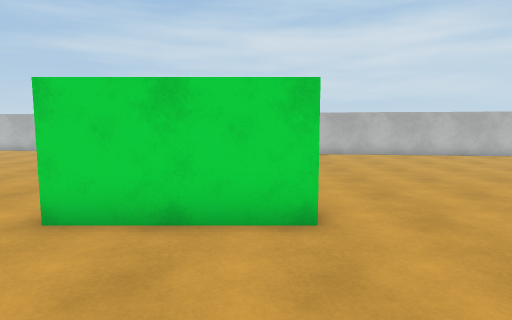
[1] (above)

24 first-person views from a walk through a Unity game level. The camera is 1.5 m above the floor, tilts 6° down and sees 75° across. The floor is counted in squares, 1 m on a side. Each view is taken from the middle of a square. On the plan, view 1 faces up. The plan holds only what a view shows up to about 15 squares ahead; the rest is blank. The place goes on beyond the plan. The player character is not drawn. Surface patterns are stand-ins for the level's own textures.

[2]
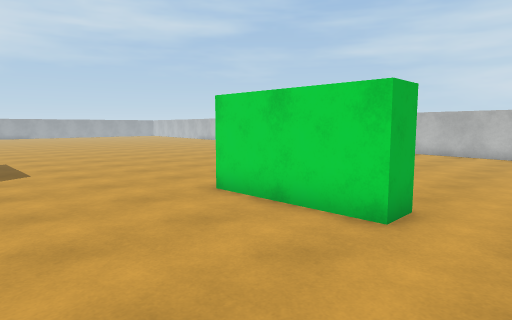

[3]
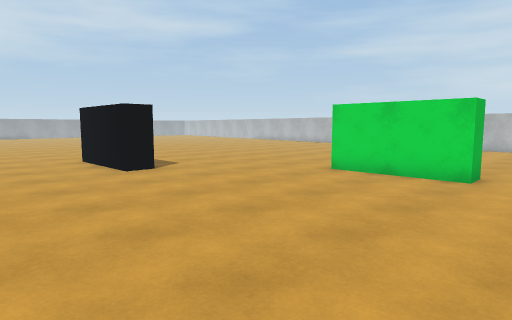

[4]
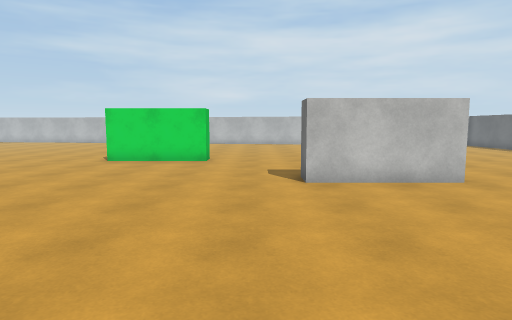

[5]
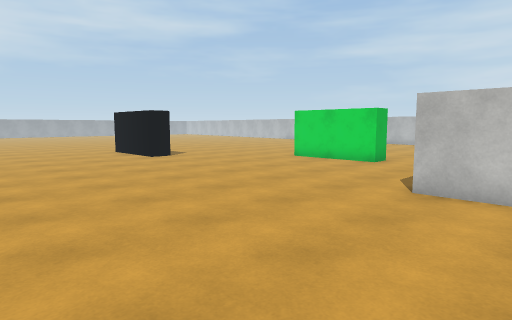

[6]
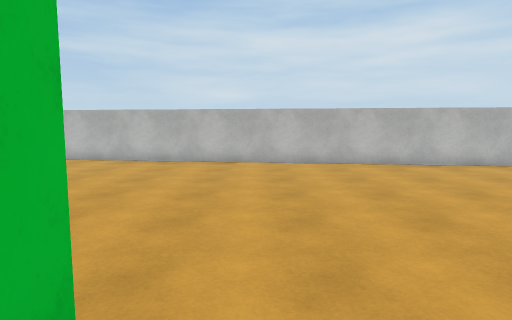

[7]
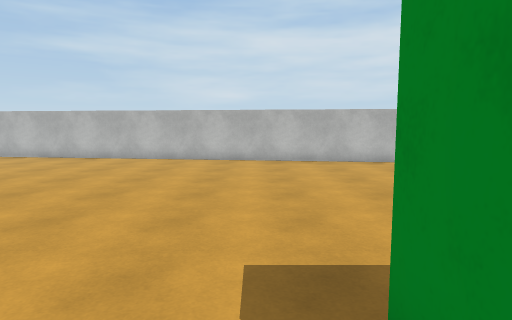

[8]
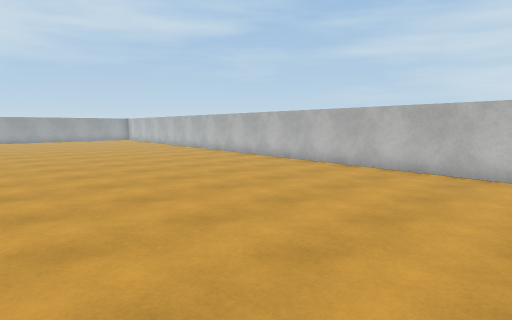

[9]
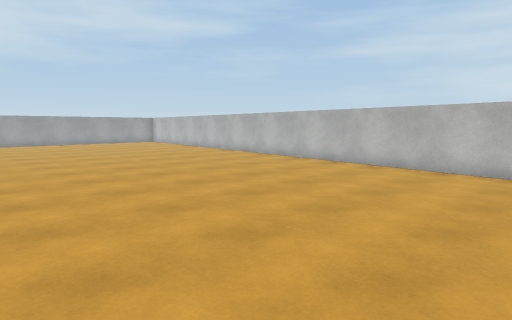

[10]
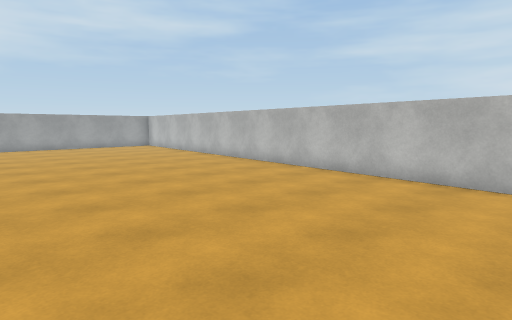

[11]
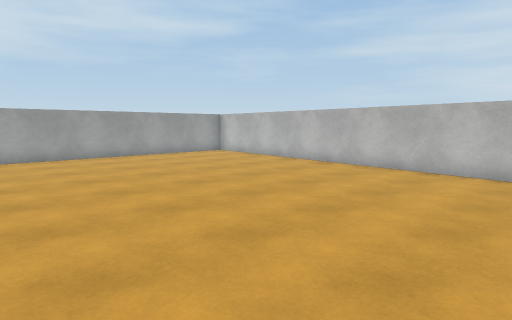

[12]
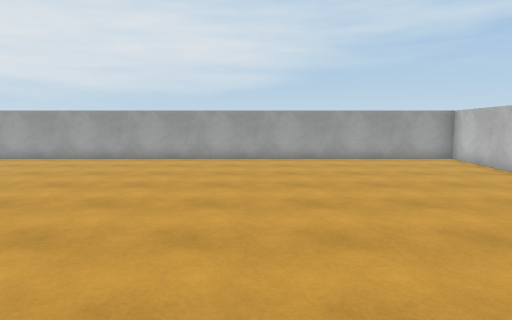

[13]
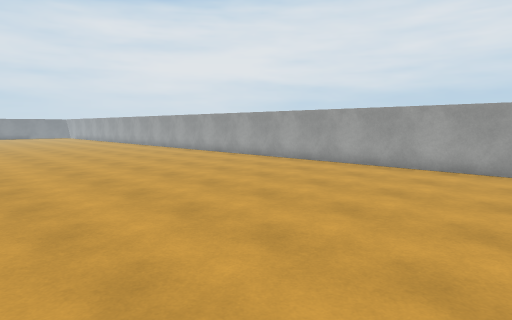

[14]
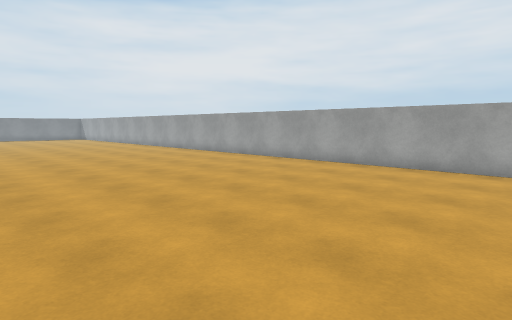

[15]
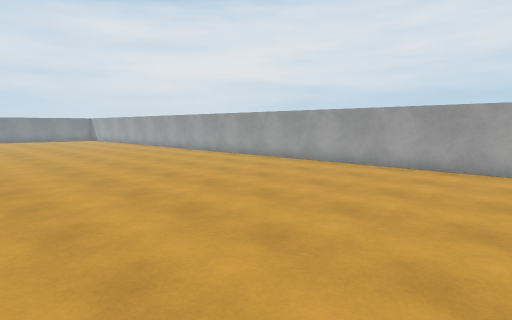

[16]
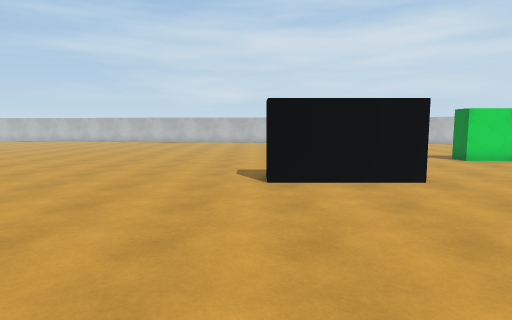

[17]
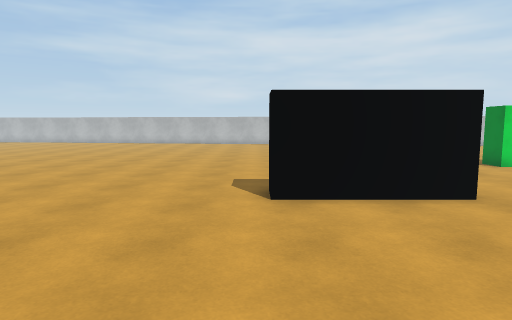

[18]
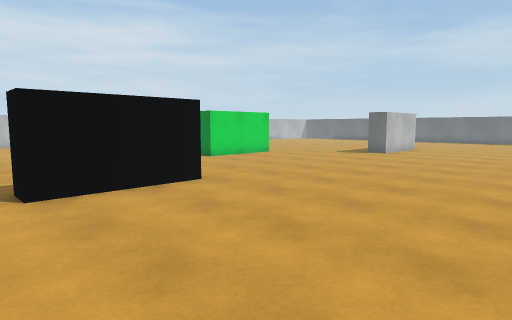

[19]
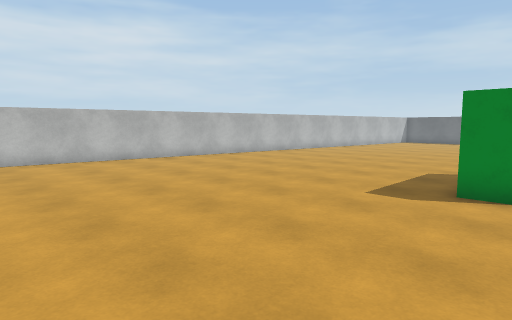

[20]
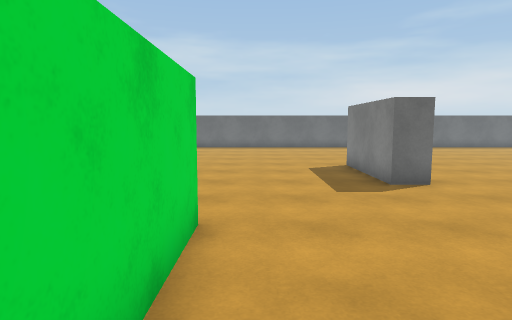

[21]
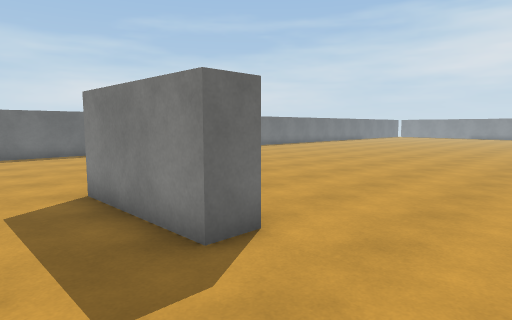

[22]
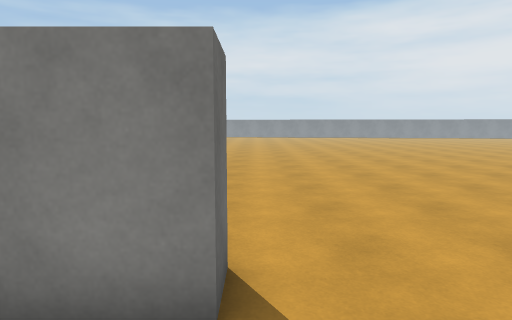

[23]
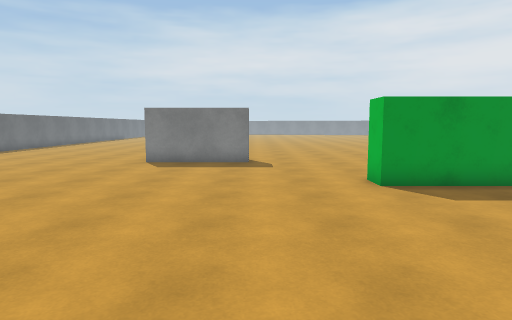

[24]
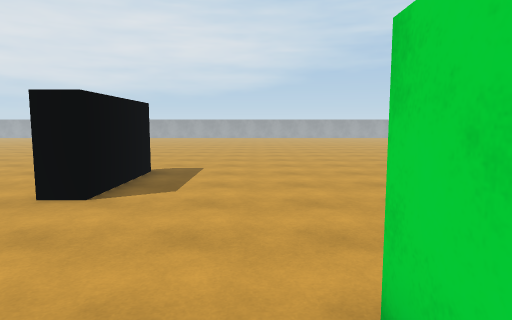

### Floor plan
Points are (right, up) in squares from view 1. A wall is a line through its corners. A room is listed if a view was taken in it or the views show most of it. See-through windows are left out.
Room 1 (views 1, 2, 3, 4, 5, 6, 7, 8, 9, 10, 11, 12, 13, 14, 15, 16, 17, 18, 19, 20, 21, 22, 23, 24)
walls: (-11.7, 0.6) (-7.6, 0.6) (-7.6, -0.4) (-11.7, -0.4) (-11.7, 0.6); (-2.4, 5.9) (0.9, 5.9) (0.9, 4.9) (-3.2, 4.9) (-3.2, 6); (-35.5, 22.2) (-39.7, 22.7) (-39.7, -7.6); (8.5, -0.4) (4.3, -0.4) (4.3, 0.6) (8.5, 0.6); (8.6, 16.4) (-33.4, 21.9)

Where each view was taken, in squares from view 1:
view 1: 0 up, 0 right, facing up
view 2: 0 up, 3 right, facing up-left
view 3: 5 down, 3 right, facing up-left
view 4: 9 down, 3 right, facing up
view 5: 8 down, 7 right, facing up-left
view 6: 4 up, 2 right, facing up
view 7: 4 up, 4 left, facing up
view 8: 8 up, 7 left, facing up-left
view 9: 8 up, 12 left, facing up-left
view 10: 11 up, 17 left, facing up-left
view 11: 10 up, 24 left, facing up-left
view 12: 14 up, 25 left, facing left
view 13: 10 up, 28 left, facing down-left
view 14: 5 up, 28 left, facing down-left
view 15: 2 up, 28 left, facing down-left
view 16: 9 down, 12 left, facing up
view 17: 7 down, 12 left, facing up
view 18: 8 down, 13 left, facing up-right
view 19: 4 up, 11 left, facing up-right
view 20: 4 up, 4 left, facing right
view 21: 3 up, 1 right, facing down-right
view 22: 3 up, 4 right, facing down
view 23: 14 up, 4 right, facing down
view 24: 4 up, 1 left, facing left
